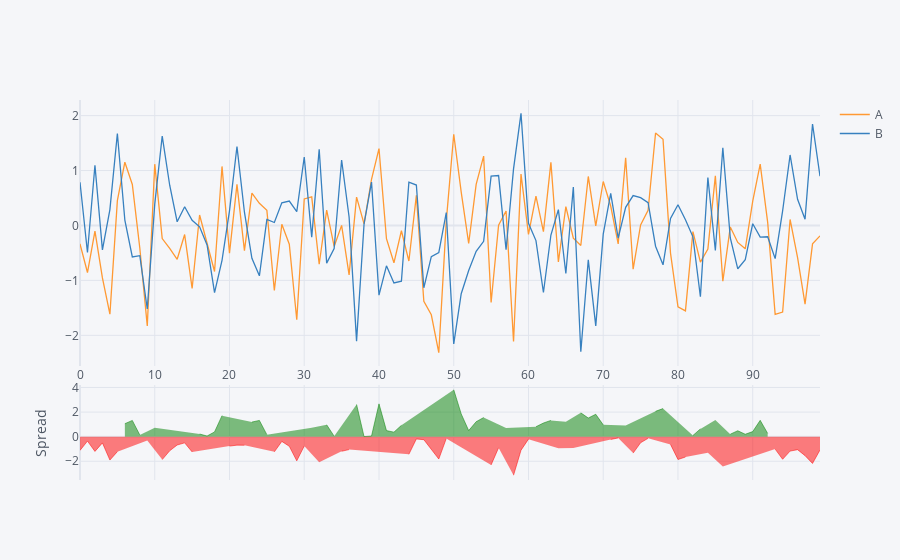

Notebook code for this chart:
### Markdown cell above
Spread

### Code cell
df[['A','B']].iplot(kind='spread')
